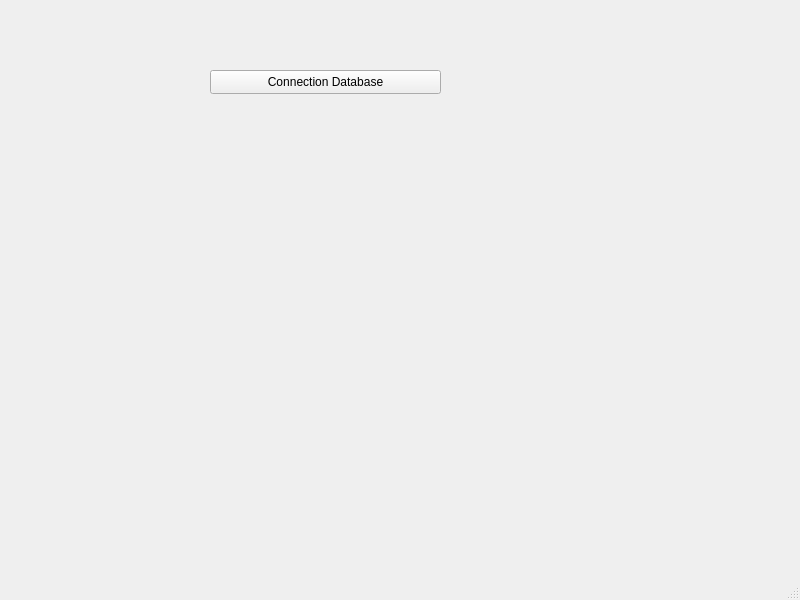
<?xml version="1.0" encoding="UTF-8"?>
<ui version="4.0">
 <class>MainWindow</class>
 <widget class="QMainWindow" name="MainWindow">
  <property name="geometry">
   <rect>
    <x>0</x>
    <y>0</y>
    <width>800</width>
    <height>600</height>
   </rect>
  </property>
  <property name="windowTitle">
   <string>MainWindow</string>
  </property>
  <widget class="QWidget" name="centralwidget">
   <widget class="QPushButton" name="pushButton">
    <property name="geometry">
     <rect>
      <x>210</x>
      <y>70</y>
      <width>231</width>
      <height>24</height>
     </rect>
    </property>
    <property name="text">
     <string>Connection Database</string>
    </property>
   </widget>
  </widget>
  <widget class="QMenuBar" name="menubar">
   <property name="geometry">
    <rect>
     <x>0</x>
     <y>0</y>
     <width>800</width>
     <height>22</height>
    </rect>
   </property>
  </widget>
  <widget class="QStatusBar" name="statusbar"/>
 </widget>
 <resources/>
 <connections/>
</ui>
